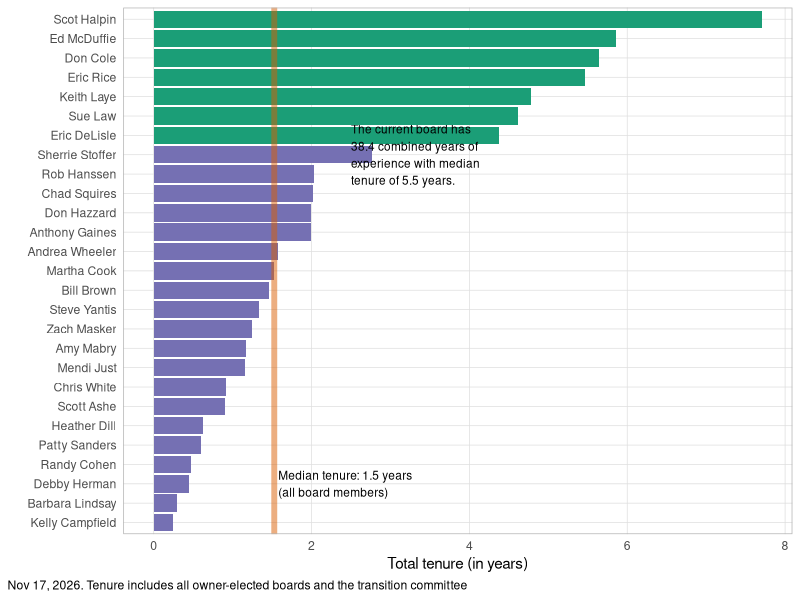
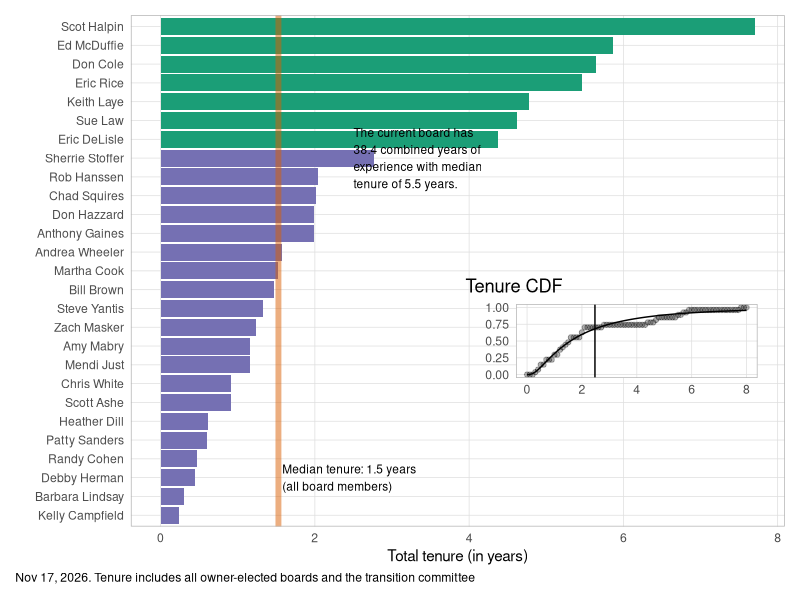
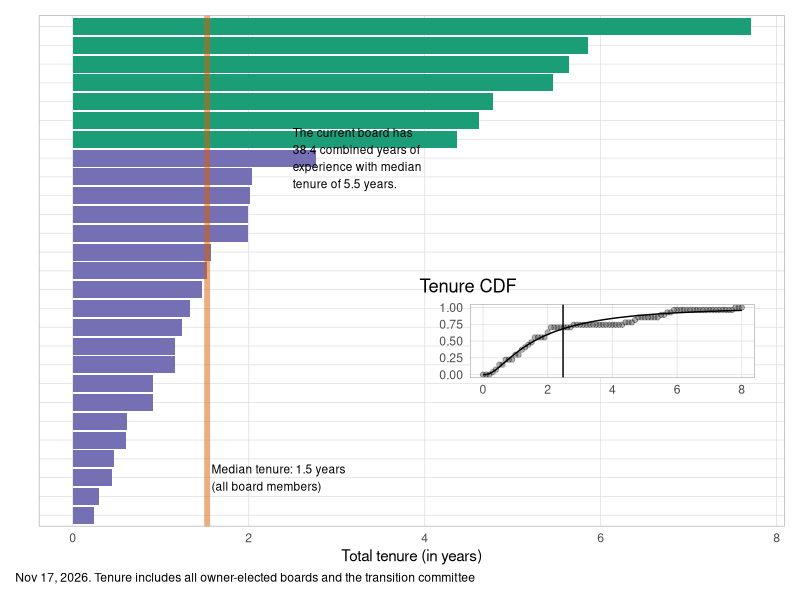

These figures' R source, in order:
library(tidyverse)
library(patchwork)

theme_set(
    theme_light() +
        theme(
            plot.title.position = "plot",
            plot.caption = element_text(hjust = 0),
            plot.caption.position = "plot",
            panel.grid.minor = element_blank(),
            axis.ticks = element_blank()
        )
)

pdf_lognorm <- function(x, mu, sig) {
    .5 * (1 + pracma::erf((log(x) - mu) / (sqrt(2) * sig)))
}

now <- lubridate::today()
pdate <- format(now, format = "%b %d, %Y")

board_tenure_raw <- read_csv("sources/boardmember_tenure.csv") %>%
    mutate(active = is.na(resignation)) %>%
    replace_na(list(resignation = now)) %>%
    mutate(tenure = (resignation - start) / lubridate::dyears(1))

board_tenure <-
    board_tenure_raw %>%
    group_by(name) %>%
    summarize(
        total_tenure = sum(tenure),
        active = max(active),
        .groups = "drop"
    ) %>%
    arrange(-total_tenure)

median_tenure <- median(board_tenure$total_tenure)

board_comment <-
    board_tenure %>%
    filter(active > 0) %>%
    summarize(
        sum_tenure = sum(total_tenure),
        median_tenure = median(total_tenure)
    ) %>%
    mutate(comment = glue::glue("The current board has\n{round(sum_tenure, 1)} combined years of\nexperience with median\ntenure of {round(median_tenure, 1)} years.")) # nolint

median_active <- board_comment$median_tenure

tenure_plot <-
    board_tenure %>%
    ggplot() +
    aes(
        y = fct_reorder(name, total_tenure),
        x = total_tenure,
        fill = factor(active)
    ) +
    geom_col(show.legend = FALSE) +
    geom_vline(
        xintercept = median_tenure, lty = 1,
        alpha = .5, size = 2, color = "#d95f02"
    ) +
    scale_fill_manual(values = c("0" = "#7570b3", "1" = "#1b9e77")) +
    labs(
        x = "Total tenure (in years)", y = "",
        caption = glue::glue("{pdate}. Tenure includes all owner-elected boards and the transition committee") # nolint
    ) +
    annotate("text",
        x = median_tenure + .05, y = 3, size = 3, , hjust = 0,
        label = glue::glue("Median tenure: {round(median_tenure,1)} years\n(all board members)") # nolint
    ) +
    annotate("text",
        x = 2.5, y = 20, label = board_comment$comment,
        size = 3, hjust = 0
    )

ggsave("tenure/boardmember_tenure.png",
    width = 6, height = 7,
    plot = tenure_plot
)


logparam <-
    with(
        board_tenure,
        list(
            mean = mean(log(total_tenure)),
            sd = sd(log(total_tenure))
        )
    )

normparam <-
    with(
        board_tenure,
        list(
            mean = mean(total_tenure),
            sd = sd(total_tenure)
        )
    )

logmn <- exp(logparam[["mean"]] + .5 * logparam[["sd"]]^2)


board_cdf <-
    tibble(
        ten_length = seq(0, ceiling(max(board_tenure$total_tenure)), .1),
        cdf = map_dbl(ten_length, ~ nrow(board_tenure %>% filter(total_tenure < .x))) / nrow(board_tenure), # nolint
        cdf_simul_log = map_dbl(ten_length, ~ pdf_lognorm(.x, logparam[["mean"]], logparam[["sd"]])) # nolint
    )

lognormal_plot <-
    board_cdf %>%
    ggplot() +
    aes(x = ten_length) +
    geom_point(aes(y = cdf), alpha = .3) +
    geom_line(aes(y = cdf_simul_log)) +
    geom_vline(xintercept = logmn) +
    labs(x = "", y = "", title = "Tenure CDF") +
    theme(plot.background = element_blank())

finalplot <- tenure_plot + inset_element(lognormal_plot, .5, .2, .97, .5) 

ggsave("tenure/boardmember_tenure_with_dist.png",
    width = 6, height = 7,
    plot = finalplot
)

finalplot2 <- tenure_plot + theme(axis.text.y=element_blank())+ inset_element(lognormal_plot, .5, .2, .97, .5) 

ggsave("tenure/boardmember_tenure_with_dist_nonames.png",
    width = 6, height = 7,
    plot = finalplot2
)